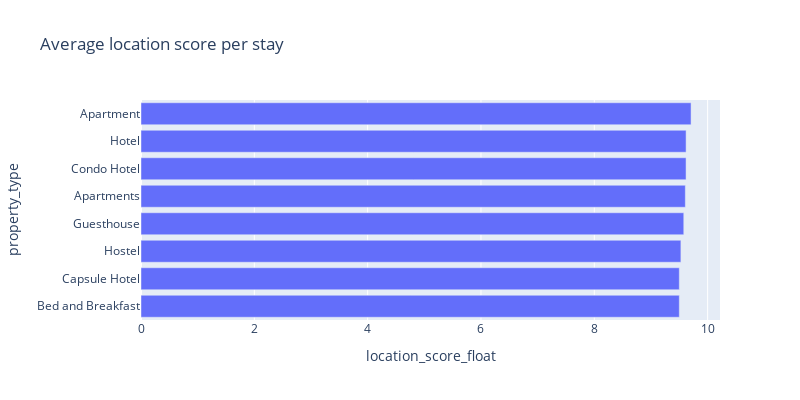

Source (notebook cell):
### Code cell
plot_avg(booking_clean,'property_type','location_score_float',width = 800,height=400,title='Average location score per stay')

### Figure 1 — Plotly figure (JSON) as saved in the notebook; plotly's stock layout.template omitted (floating-point values rounded to 4 significant figures)
{"data": [{"alignmentgroup": "True", "hovertemplate": "location_score_float=%{x}<br>property_type=%{y}<extra></extra>", "legendgroup": "", "marker": {"color": "#636efa", "pattern": {"shape": ""}}, "name": "", "offsetgroup": "", "orientation": "h", "showlegend": false, "textposition": "auto", "type": "bar", "x": [9.5, 9.5, 9.528, 9.579, 9.606, 9.619, 9.62, 9.707], "xaxis": "x", "y": ["Bed and Breakfast", "Capsule Hotel", "Hostel", "Guesthouse", "Apartments", "Condo Hotel", "Hotel", "Apartment"], "yaxis": "y"}], "layout": {"barmode": "relative", "height": 400, "legend": {"tracegroupgap": 0}, "title": {"text": "Average location score per stay"}, "width": 800, "xaxis": {"anchor": "y", "domain": [0, 1], "title": {"text": "location_score_float"}}, "yaxis": {"anchor": "x", "domain": [0, 1], "tickmode": "linear", "title": {"text": "property_type"}}}}
